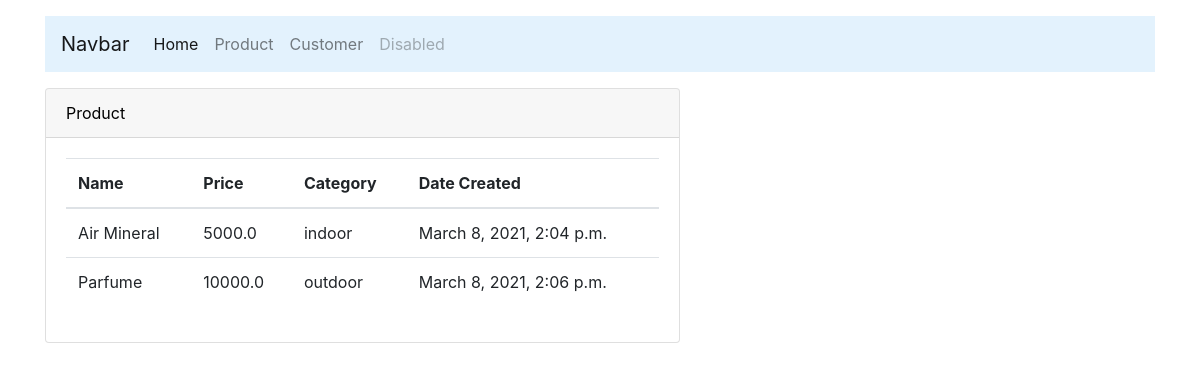
The app's page /product/ with its own data.
### accounts/models.py (models this page shows, shortened)
class Product(models.Model):
    CATEGORY = (
        ('indoor', 'Indoor'),
        ('outdoor', 'Outdoor')
    )
    name = models.CharField(max_length=100, null=True)
    price = models.FloatField(null=True)
    category = models.CharField(max_length=100, null=True, choices=CATEGORY)
    description = models.TextField(null=True)
    created_at = models.DateTimeField(auto_now_add=True, null=True)
    tag = models.ManyToManyField(Tag)

### accounts/views.py (the view)
# urls.py: path('product/', views.product, name='accounts.product'),
def product(request):
    products = Product.objects.all()
    return render(request, 'accounts/product.html', {'products': products})

### accounts/templates/accounts/product.html
{% extends 'accounts/_main.html' %}
{% block content %}
    <div class="row">
        <div class="col-md-7">
            <div class="card">
                <div class="card-header">Product</div>
                <div class="card-body">
                    <table class="table table-hover">
                        <thead>
                        <tr>
                            <th>Name</th>
                            <th>Price</th>
                            <th>Category</th>
                            <th>Date Created</th>
                        </tr>
                        </thead>
                        <tbody>
                        {% for product in products %}
                            <tr>
                                <td>{{ product.name }}</td>
                                <td>{{ product.price }}</td>
                                <td>{{ product.category }}</td>
                                <td>{{ product.created_at }}</td>
                            </tr>
                        {% endfor %}
                        </tbody>
                    </table>
                </div>
            </div>
        </div>
    </div>
{% endblock %}

### static/css/main.css (style rules this page uses)
body { color: black; }

### records on screen
Product: name "Air Mineral", price "5000.0", category "indoor", created_at "March 8, 2021, 2:04 p.m."
Product: name "Parfume", price "10000.0", category "outdoor", created_at "March 8, 2021, 2:06 p.m."
